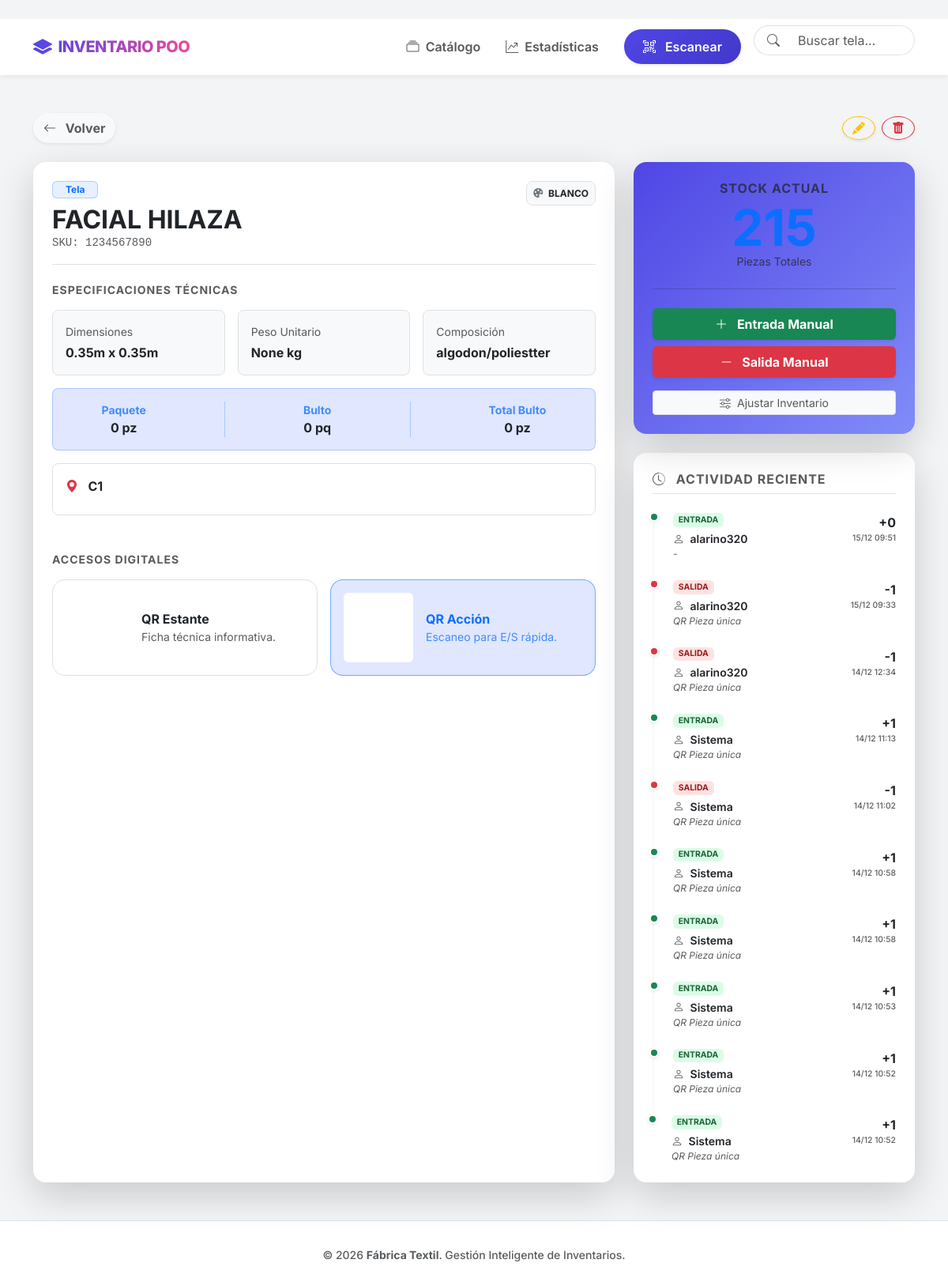
The page /inventario/producto/1234567890/ on the database its author committed.
### app/models.py (models this page shows, shortened)
class Producto(models.Model):
    sku = models.CharField(max_length=50, unique=True, primary_key=True, verbose_name="SKU")
    nombre_tela = models.CharField(max_length=200, verbose_name="Nombre de Tela (Artículo)")
    tipo = models.CharField(max_length=50, choices=TIPO_CHOICES, default='Tela')
    color = models.CharField(max_length=100, blank=True, null=True)
    composicion = models.CharField(max_length=200, blank=True, null=True)
    largo = models.DecimalField(max_digits=5, decimal_places=2, blank=True, null=True, verbose_name="Largo (m)")
    ancho = models.DecimalField(max_digits=5, decimal_places=2, blank=True, null=True, verbose_name="Ancho (m)")
    peso_por_pieza = models.DecimalField(max_digits=10, decimal_places=2, blank=True, null=True, verbose_name="Peso por Pieza (kg)")
    peso_aprox = models.DecimalField(max_digits=10, decimal_places=2, blank=True, null=True, verbose_name="Peso Aproximado (kg)")
    paquete_pz = models.IntegerField(blank=True, null=True, verbose_name="Piezas por Paquete (PAQUETE)")
    paquetes_bulto = models.IntegerField(blank=True, null=True, verbose_name="Paquetes por Bulto")
    bulto_pz = models.IntegerField(blank=True, null=True, verbose_name="Piezas por Bulto (BULTO)")
    pz = models.IntegerField(default=0, verbose_name="Piezas (Stock Actual)")
    ubicacion = models.CharField(max_length=100, blank=True, null=True, verbose_name="Ubicación")
    descripcion = models.TextField(blank=True, null=True, verbose_name="Descripción / Notas")

class MovimientoInventario(models.Model):
    producto = models.ForeignKey(
        Producto,
        on_delete=models.CASCADE,
        related_name="movimientoinventario_set"
    )
    usuario = models.ForeignKey(
        User,
        on_delete=models.SET_NULL, # Si se borra el usuario, no se borra el historial
        null=True,
        blank=True,
        verbose_name="Usuario Responsable"
    )
    tipo_movimiento = models.CharField(
        max_length=10,
        choices=TIPO_MOVIMIENTO_CHOICES
    )
    cantidad = models.IntegerField(default=0)
    fecha = models.DateTimeField(auto_now_add=True)
    notas = models.CharField(max_length=255, blank=True, null=True)
    class Meta:
        ordering = ['-fecha']

### app/views.py (the view)
# urls.py: path('producto/<str:sku>/', views.detalle_producto, name='detalle_producto'),
def detalle_producto(request, sku):
    producto = get_object_or_404(Producto, sku=sku)
    url_info = request.build_absolute_uri(
        reverse('app:detalle_producto', args=[producto.sku])
    )
    url_accion = request.build_absolute_uri(
        reverse('app:accion_producto', args=[producto.sku])
    )
    contexto = {
        'producto': producto,
        'url_qr_info': url_info,
        'url_qr_accion': url_accion
    }
    return render(request, 'app/detalle_producto.html', contexto)

### app/templates/app/detalle_producto.html (shortened to what this page needs)
﻿{% extends "app/base.html" %}
{% load static %}
{% block content %}
<div class="fade-in-up">
    <div class="d-flex justify-content-between align-items-center mb-4">
        <a href="{% url 'app:lista_productos' %}" class="btn btn-light rounded-pill shadow-sm text-muted fw-bold">
            <i class="bi bi-arrow-left me-2"></i> Volver
        </a>
        <div class="d-flex gap-2">
            <a href="{% url 'app:editar_producto' sku=producto.sku %}" class="btn btn-outline-warning rounded-circle shadow-sm" title="Editar">
                <i class="bi bi-pencil-fill"></i>
            </a>
            <a href="{% url 'app:eliminar_producto' sku=producto.sku %}" class="btn btn-outline-danger rounded-circle shadow-sm" title="Eliminar">
                <i class="bi bi-trash-fill"></i>
            </a>
        </div>
    </div>
    <div class="row g-4">
        <div class="col-lg-8">
            <div class="card-modern bg-white p-4 h-100 shadow-lg border-0">
                <div class="d-flex align-items-start justify-content-between mb-4 border-bottom pb-3">
                    <div>
                        <span class="badge bg-primary bg-opacity-10 text-primary border border-primary border-opacity-25 px-3 py-1 mb-2">
                            {{ producto.get_tipo_display }}
                        </span>
                        <h2 class="fw-bold text-dark mb-0">{{ producto.nombre_tela }}</h2>
                        <p class="text-muted small mb-0 font-monospace">SKU: {{ producto.sku }}</p>
                    </div>
                    <div class="text-end">
                        <div class="badge bg-light text-dark p-2 rounded-3 border">
                            <i class="bi bi-palette-fill me-1 text-secondary"></i> {{ producto.color }}
                        </div>
                    </div>
                </div>
                <h6 class="text-uppercase text-muted fw-bold small mb-3 ls-1">Especificaciones Técnicas</h6>
                <div class="row g-3 mb-5">
                    <div class="col-sm-6 col-md-4">
                        <div class="p-3 bg-light rounded-3 border h-100">
                            <small class="text-muted d-block mb-1">Dimensiones</small>
                            <span class="fw-bold text-dark">{{ producto.largo }}m x {{ producto.ancho }}m</span>
                        </div>
                    </div>
                    <div class="col-sm-6 col-md-4">
                        <div class="p-3 bg-light rounded-3 border h-100">
                            <small class="text-muted d-block mb-1">Peso Unitario</small>
                            <span class="fw-bold text-dark">{{ producto.peso_por_pieza }} kg</span>
                        </div>
                    </div>
                    <div class="col-sm-6 col-md-4">
                        <div class="p-3 bg-light rounded-3 border h-100">
                            <small class="text-muted d-block mb-1">Composición</small>
                            <span class="fw-bold text-dark">{{ producto.composicion|default:"-" }}</span>
                        </div>
                    </div>
                    <div class="col-12">
                        <div class="p-3 bg-primary-subtle rounded-3 border border-primary border-opacity-25 d-flex justify-content-around flex-wrap gap-2 text-center">
                            <div>
                                <small class="text-primary d-block fw-bold opacity-75">Paquete</small>
                                <span class="fw-bold text-dark">{{ producto.paquete_pz|default:"0" }} pz</span>
                            </div>
                            <div>
                                <small class="text-primary d-block fw-bold opacity-75">Bulto</small>
                                <span class="fw-bold text-dark">{{ producto.paquetes_bulto|default:"0" }} pq</span>
                            </div>
                            <div>
                                <small class="text-primary d-block fw-bold opacity-75">Total Bulto</small>
                                <span class="fw-bold text-dark">{{ producto.bulto_pz|default:"0" }} pz</span>
                            </div>
                        </div>
                    </div>
                    <div class="col-12">
                        <div class="p-3 border rounded-3 bg-white">
                            <div class="mb-2">
                                <i class="bi bi-geo-alt-fill text-danger me-2"></i>
                                <span class="fw-bold text-dark">{{ producto.ubicacion|default:"Sin ubicación asignada" }}</span>
                            </div>
                        </div>
                    </div>
                </div>
                <h6 class="text-uppercase text-muted fw-bold small mb-3 ls-1">Accesos Digitales</h6>
                <div class="row g-3">
                    <div class="col-md-6">
                        <div class="border rounded-4 p-3 d-flex align-items-center gap-3 bg-white h-100 position-relative overflow-hidden group-hover-zoom">
                            <div class="qr-canvas-wrapper">
                                <div id="qr-info" class="qr-canvas" data-url="{{ url_qr_info }}"></div>
                            </div>
                            <div>
                                <h6 class="fw-bold text-dark mb-1">QR Estante</h6>
                                <p class="text-muted small mb-0 lh-sm">Ficha técnica informativa.</p>
                            </div>
                        </div>
                    </div>
                    <div class="col-md-6">
                        <div class="border border-primary border-opacity-50 rounded-4 p-3 d-flex align-items-center gap-3 bg-primary-subtle h-100 position-relative overflow-hidden group-hover-zoom">
                            <div class="qr-canvas-wrapper bg-white p-1 rounded">
                                <div id="qr-accion" class="qr-canvas" data-url="{{ url_qr_accion }}"></div>
                            </div>
                            <div>
                                <h6 class="fw-bold text-primary mb-1">QR Acción</h6>
                                <p class="text-primary opacity-75 small mb-0 lh-sm">Escaneo para E/S rápida.</p>
                            </div>
                        </div>
                    </div>
                </div>
            </div>
        </div>
        <div class="col-lg-4">
            <div class="card-modern bg-white p-4 shadow-lg border-0 mb-4 text-center position-relative overflow-hidden">
                <div class="position-absolute top-0 start-0 w-100 h-100 bg-gradient-primary opacity-10"></div>
                <h6 class="text-uppercase text-muted mb-2 fw-bold ls-1 position-relative">Stock Actual</h6>
                <div class="display-3 fw-bold text-primary mb-0 position-relative lh-1">{{ producto.pz }}</div>
                <small class="text-muted position-relative">Piezas Totales</small>
                <hr class="my-4 opacity-10">
                <div class="d-grid gap-2 position-relative">
                    <a href="{% url 'app:registrar_entrada' producto_sku=producto.sku %}" class="btn btn-success fw-bold py-2 shadow-sm border-0">
                        <i class="bi bi-plus-lg me-2"></i> Entrada Manual
                    </a>
                    <a href="{% url 'app:registrar_salida' producto_sku=producto.sku %}" class="btn btn-danger fw-bold py-2 shadow-sm border-0">
                        <i class="bi bi-dash-lg me-2"></i> Salida Manual
                    </a>
                    <a href="{% url 'app:ajustar_stock' sku=producto.sku %}" class="btn btn-light text-muted btn-sm border mt-2">
                        <i class="bi bi-sliders me-1"></i> Ajustar Inventario
                    </a>
                </div>
            </div>
            <div class="card-modern bg-white p-4 shadow-lg border-0 h-auto">
                <h6 class="text-uppercase text-muted mb-4 fw-bold ls-1 border-bottom pb-2">
                    <i class="bi bi-clock-history me-2"></i> Actividad Reciente
                </h6>
                <div class="timeline position-relative">
                    {% for mov in producto.movimientoinventario_set.all|slice:":10" %}
                    <div class="timeline-item pb-4 position-relative ps-4 border-start border-2 border-light">
                        <div class="position-absolute top-0 start-0 translate-middle rounded-circle border border-2 border-white shadow-sm
                            {% if mov.tipo_movimiento == 'ENTRADA' %}bg-success{% else %}bg-danger{% endif %}"
                             style="width: 12px; height: 12px; left: -1px; margin-top: 5px;">
                        </div>
                        <div class="d-flex justify-content-between align-items-start">
                            <div>
                                <span class="badge {% if mov.tipo_movimiento == 'ENTRADA' %}bg-success-subtle text-success{% else %}bg-danger-subtle text-danger{% endif %} mb-1 border-0 fw-bold" style="font-size: 0.65rem;">
                                    {{ mov.tipo_movimiento }}
                                </span>
                                <div class="small text-dark fw-semibold">
                                    <i class="bi bi-person me-1 text-muted"></i> {{ mov.usuario.username|default:"Sistema" }}
                                </div>
                                <div class="text-muted fst-italic" style="font-size: 0.75rem;">
                                    {{ mov.notas|default:"-"|truncatechars:20 }}
                                </div>
                            </div>
                            <div class="text-end">
                                <span class="d-block fw-bold text-dark fs-6">
                                    {% if mov.tipo_movimiento == 'ENTRADA' %}+{% else %}-{% endif %}{{ mov.cantidad }}
                                </span>
                                <small class="text-muted fw-medium" style="font-size: 0.65rem;">{{ mov.fecha|date:"d/m H:i" }}</small>
                            </div>
                        </div>
                    </div>
                    {% empty %}
                    <div class="text-center py-4 text-muted small">
                        Sin movimientos registrados.
                    </div>
                    {% endfor %}
                </div>
            </div>
        </div>
    </div>
</div>
{% endblock %}

### app/static/app/css/style.css (style rules this page uses)
:root { --primary-color: #4f46e5; --secondary-color: #ec4899; --bg-color: #f3f4f6; --glass-bg: rgba(255, 255, 255, 0.95); --text-dark: #1f2937; --text-light: #6b7280; --radius: 16px; --shadow: 0 10px 30px -10px rgba(0, 0, 0, 0.1); }
body { background-color: var(--bg-color); font-family: 'Inter', system-ui, -apple-system, sans-serif; color: var(--text-dark); min-height: 100vh; display: flex; flex-direction: column; }
.card-modern { background: white; border: none; border-radius: var(--radius); box-shadow: var(--shadow); transition: transform 0.3s ease, box-shadow 0.3s ease; overflow: hidden; }

### app/templates/app/detalle_producto.html (style rules this page uses)
.timeline .timeline-item:last-child { border-left: 0 !important; padding-bottom: 0 !important; }
.ls-1 { letter-spacing: 1px; }
.bg-primary-subtle { background-color: #e0e7ff !important; color: #3730a3 !important; }
.bg-success-subtle { background-color: #dcfce7 !important; color: #166534 !important; }
.bg-danger-subtle { background-color: #fee2e2 !important; color: #991b1b !important; }
.bg-gradient-primary { background: linear-gradient(135deg, var(--primary-color), #818cf8); }
.qr-canvas { width: 80px; height: 80px; }
.fade-in-up { animation: fadeInUp 0.6s ease-out forwards; }

### rows shown on the page
Producto: tipo "Tela", nombre_tela "FACIAL HILAZA", sku "1234567890", color "BLANCO", largo "0.35", ancho "0.35", peso_por_pieza "None", composicion "algodon/poliestter", paquete_pz "0", paquetes_bulto "0", bulto_pz "0", ubicacion "C1", pz "215"
MovimientoInventario: tipo_movimiento "ENTRADA", usuario.username "alarino320", notas "-", cantidad "0", fecha "15/12 09:51"
MovimientoInventario: tipo_movimiento "SALIDA", usuario.username "alarino320", notas "QR Pieza única", cantidad "1", fecha "15/12 09:33"
MovimientoInventario: tipo_movimiento "SALIDA", usuario.username "alarino320", notas "QR Pieza única", cantidad "1", fecha "14/12 12:34"
MovimientoInventario: tipo_movimiento "ENTRADA", usuario.username "Sistema", notas "QR Pieza única", cantidad "1", fecha "14/12 11:13"
MovimientoInventario: tipo_movimiento "SALIDA", usuario.username "Sistema", notas "QR Pieza única", cantidad "1", fecha "14/12 11:02"
MovimientoInventario: tipo_movimiento "ENTRADA", usuario.username "Sistema", notas "QR Pieza única", cantidad "1", fecha "14/12 10:58"
MovimientoInventario: tipo_movimiento "ENTRADA", usuario.username "Sistema", notas "QR Pieza única", cantidad "1", fecha "14/12 10:58"
MovimientoInventario: tipo_movimiento "ENTRADA", usuario.username "Sistema", notas "QR Pieza única", cantidad "1", fecha "14/12 10:53"
MovimientoInventario: tipo_movimiento "ENTRADA", usuario.username "Sistema", notas "QR Pieza única", cantidad "1", fecha "14/12 10:52"
MovimientoInventario: tipo_movimiento "ENTRADA", usuario.username "Sistema", notas "QR Pieza única", cantidad "1", fecha "14/12 10:52"
